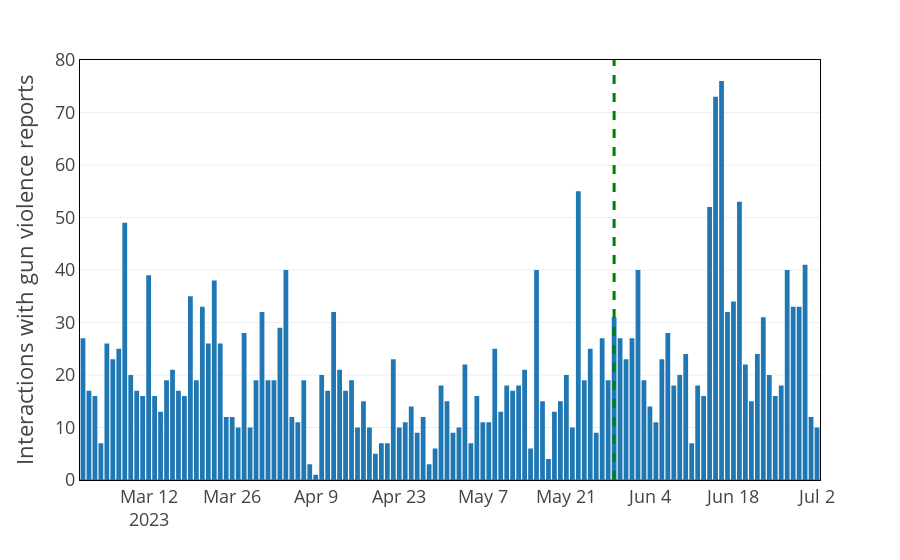

This figure's notebook cell:
### Markdown cell above
# Plot

### Code cell
# plot cumsum
fig = px.bar(interactions_per_day_rj, x='Date', y='total', title="", template='presentation')

fig.update_layout(template='presentation',
                  # rename total_sum to 'Total replies'
                  showlegend=False,
                  xaxis_title='',
                  yaxis_title="Interactions with gun violence reports")

fig.add_vline(x=INTERVENTION_DATE, line_width=3, line_dash="dash", line_color="green")

# add a text
fig.add_annotation(
    x=INTERVENTION_DATE, y=0,
    text="Intervention started",
    showarrow=False,
    yshift=650,
    xshift=80
)

fig.update_xaxes(showline=True,
        linewidth=1,
        linecolor='black',
        mirror=True)

fig.update_yaxes(showline=True,
        linewidth=1,
        linecolor='black',
        mirror=True)


fig.show()

### Figure 1 — Plotly figure (JSON) as saved in the notebook; plotly's stock layout.template omitted (floating-point values rounded to 4 significant figures)
{"data": [{"alignmentgroup": "True", "hovertemplate": "Date=%{x}<br>total=%{y}<extra></extra>", "legendgroup": "", "marker": {"color": "#1F77B4", "pattern": {"shape": ""}}, "name": "", "offsetgroup": "", "orientation": "v", "showlegend": false, "textposition": "auto", "type": "bar", "x": ["2023-03-01", "2023-03-02", "2023-03-03", "2023-03-04", "2023-03-05", "2023-03-06", "2023-03-07", "2023-03-08", "2023-03-09", "2023-03-10", "2023-03-11", "2023-03-12", "2023-03-13", "2023-03-14", "2023-03-15", "2023-03-16", "2023-03-17", "2023-03-18", "2023-03-19", "2023-03-20", "2023-03-21", "2023-03-22", "2023-03-23", "2023-03-24", "2023-03-25", "2023-03-26", "2023-03-27", "2023-03-28", "2023-03-29", "2023-03-30", "2023-03-31", "2023-04-01", "2023-04-02", "2023-04-03", "2023-04-04", "2023-04-05", "2023-04-06", "2023-04-07", "2023-04-08", "2023-04-09", "2023-04-10", "2023-04-11", "2023-04-12", "2023-04-13", "2023-04-14", "2023-04-15", "2023-04-16", "2023-04-17", "2023-04-18", "2023-04-19", "2023-04-20", "2023-04-21", "2023-04-22", "2023-04-23", "2023-04-24", "2023-04-25", "2023-04-26", "2023-04-27", "2023-04-28", "2023-04-29", "2023-04-30", "2023-05-01", "2023-05-02", "2023-05-03", "2023-05-04", "2023-05-05", "2023-05-06", "2023-05-07", "2023-05-08", "2023-05-09", "2023-05-10", "2023-05-11", "2023-05-12", "2023-05-13", "2023-05-14", "2023-05-15", "2023-05-16", "2023-05-17", "2023-05-18", "2023-05-19", "2023-05-20", "2023-05-21", "2023-05-22", "2023-05-23", "2023-05-24", "2023-05-25", "2023-05-26", "2023-05-27", "2023-05-28", "2023-05-29", "2023-05-30", "2023-05-31", "2023-06-01", "2023-06-02", "2023-06-03", "2023-06-04", "2023-06-05", "2023-06-06", "2023-06-07", "2023-06-08", "2023-06-09", "2023-06-10", "2023-06-11", "2023-06-12", "2023-06-13", "2023-06-14", "2023-06-15", "2023-06-16", "2023-06-17", "2023-06-18", "2023-06-19", "2023-06-20", "2023-06-21", "2023-06-22", "2023-06-23", "2023-06-24", "2023-06-25", "2023-06-26", "2023-06-27", "2023-06-28", "2023-06-29", "2023-06-30", "2023-07-01", "2023-07-02"], "xaxis": "x", "y": [27, 17, 16, 7, 26, 23, 25, 49, 20, 17, 16, 39, 16, 13, 19, 21, 17, 16, 35, 19, 33, 26, 38, 26, 12, 12, 10, 28, 10, 19, 32, 19, 19, 29, 40, 12, 11, 19, 3, 1, 20, 17, 32, 21, 17, 19, 10, 15, 10, 5, 7, 7, 23, 10, 11, 14, 9, 12, 3, 6, 18, 15, 9, 10, 22, 7, 16, 11, 11, 25, 13, 18, 17, 18, 21, 6, 40, 15, 4, 13, 15, 20, 10, 55, 19, 25, 9, 27, 19, 31, 27, 23, 27, 40, 19, 14, 11, 23, 28, 18, 20, 24, 7, 18, 16, 52, 73, 76, 32, 34, 53, 22, 15, 24, 31, 20, 16, 18, 40, 33, 33, 41, 12, 10], "yaxis": "y"}], "layout": {"annotations": [{"showarrow": false, "text": "Intervention started", "x": "2023-05-29", "xshift": 80, "y": 0, "yshift": 650}], "barmode": "relative", "legend": {"tracegroupgap": 0}, "margin": {"t": 60}, "shapes": [{"line": {"color": "green", "dash": "dash", "width": 3}, "type": "line", "x0": "2023-05-29", "x1": "2023-05-29", "xref": "x", "y0": 0, "y1": 1, "yref": "y domain"}], "showlegend": false, "xaxis": {"anchor": "y", "domain": [0, 1], "linecolor": "black", "linewidth": 1, "mirror": true, "showline": true, "title": {"text": ""}}, "yaxis": {"anchor": "x", "domain": [0, 1], "linecolor": "black", "linewidth": 1, "mirror": true, "showline": true, "title": {"text": "Interactions with gun violence reports"}}}}
